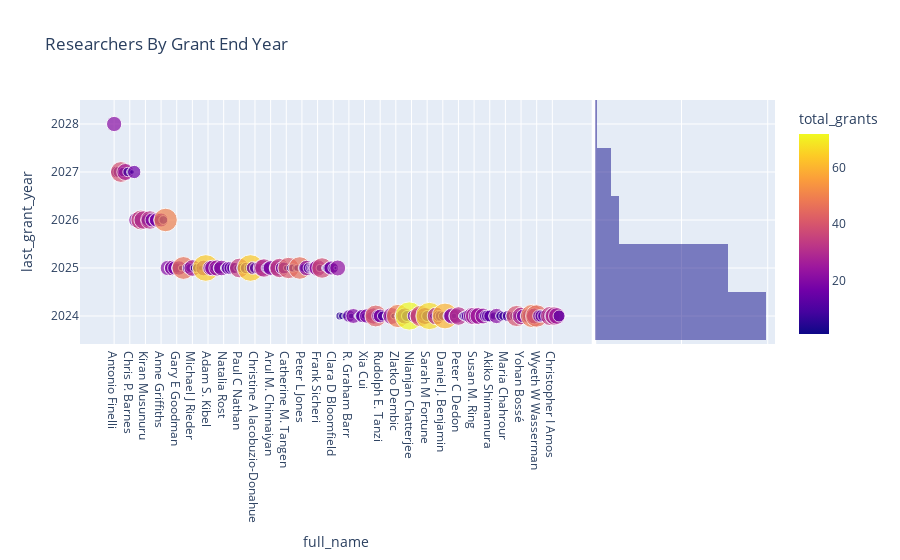

Notebook code for this chart:
### Code cell
px.scatter(temp2, 
           x="full_name", y="last_grant_year", 
           hover_name="full_name", 
           size="total_grants",
           color="total_grants",
           hover_data=['total_funding', 'total_grants', 'last_grant_year', 'citations_mean', 'altmetric_mean', 'last_pub_year'], 
           marginal_y="histogram",  title="Researchers By Grant End Year")

### Figure 1 — Plotly figure (JSON) as saved in the notebook; plotly's stock layout.template omitted (floating-point values rounded to 4 significant figures; data arrays with more than 128 entries replaced by an {"elided": "..."} marker saying what was removed)
{"data": [{"customdata": {"elided": "200x6 float values"}, "hovertemplate": "<b>%{hovertext}</b><br><br>full_name=%{x}<br>last_grant_year=%{customdata[2]}<br>total_grants=%{marker.color}<br>total_funding=%{customdata[0]}<br>citations_mean=%{customdata[3]}<br>altmetric_mean=%{customdata[4]}<br>last_pub_year=%{customdata[5]}<extra></extra>", "hovertext": {"elided": "200 str values"}, "legendgroup": "", "marker": {"color": {"elided": "200 int values"}, "coloraxis": "coloraxis", "size": {"elided": "200 int values"}, "sizemode": "area", "sizeref": 0.18, "symbol": "circle"}, "mode": "markers", "name": "", "showlegend": false, "type": "scatter", "x": {"elided": "200 str values"}, "xaxis": "x", "y": {"elided": "200 int values"}, "yaxis": "y"}, {"alignmentgroup": "True", "bingroup": "y", "hovertemplate": "last_grant_year=%{y}<br>count=%{x}<extra></extra>", "legendgroup": "", "marker": {"color": "#0d0887"}, "name": "", "offsetgroup": "", "opacity": 0.5, "showlegend": false, "type": "histogram", "xaxis": "x2", "y": {"elided": "200 int values"}, "yaxis": "y2"}], "layout": {"autosize": true, "barmode": "overlay", "coloraxis": {"colorbar": {"title": {"text": "total_grants"}}, "colorscale": [[0, "#0d0887"], [0.1111, "#46039f"], [0.2222, "#7201a8"], [0.3333, "#9c179e"], [0.4444, "#bd3786"], [0.5556, "#d8576b"], [0.6667, "#ed7953"], [0.7778, "#fb9f3a"], [0.8889, "#fdca26"], [1, "#f0f921"]]}, "legend": {"itemsizing": "constant", "tracegroupgap": 0}, "title": {"text": "Researchers By Grant End Year"}, "xaxis": {"anchor": "y", "autorange": true, "domain": [0, 0.7363], "range": [-14.46, 212.8], "title": {"text": "full_name"}, "type": "category"}, "xaxis2": {"anchor": "y2", "autorange": true, "domain": [0.7413, 1], "matches": "x2", "range": [0, 104.2], "showgrid": true, "showline": false, "showticklabels": false, "ticks": ""}, "yaxis": {"anchor": "x", "autorange": true, "domain": [0, 1], "range": [2023.0, 2029.0], "title": {"text": "last_grant_year"}, "type": "linear"}, "yaxis2": {"anchor": "x2", "autorange": true, "domain": [0, 1], "matches": "y", "range": [2023.0, 2029.0], "showgrid": true, "showticklabels": false, "type": "linear"}}}
